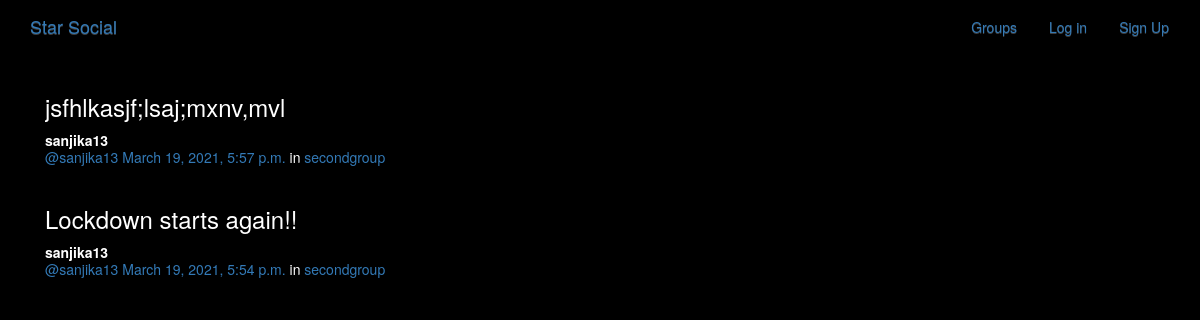
/posts/, run on the app's committed database.
### posts/models.py (models this page shows, shortened)
class Post(models.Model):
    user = models.ForeignKey(User, related_name='posts',on_delete=models.CASCADE)
    created_at = models.DateTimeField(auto_now=True) # Create_at is the creation date
    message = models.TextField()
    message_html = models.TextField(editable=False)
    group = models.ForeignKey(Group,related_name='posts', null=True, blank=True,on_delete=models.CASCADE)
    class Meta:
        ordering = ['-created_at'] # the '-' is to be in descending order. The newer first
        unique_together = ['user','message'] #Every message is uniquely linkd to the user

### groups/models.py (models this page shows, shortened)
class Group(models.Model):
    name = models.CharField(max_length=255,unique=True)
    slug = models.SlugField(allow_unicode=True, unique=True)
    description = models.TextField(blank=True, default='')
    description_html = models.TextField(editable=False, default='', blank=True)
    members = models.ManyToManyField(User, through='GroupMember')
    class Meta:
        ordering = ['name']

### posts/views.py (the view)
class PostList(SelectRelatedMixin,generic.ListView):
    model = models.Post
    select_related = ('user','group')

### posts/templates/posts/post_list.html (shortened to what this page needs)
{% extends "posts/post_base.html" %}
{% block post_content %}
<div class="col-md-8">
  {% for post in post_list %}
    {% include "posts/_post.html" %}
  {% endfor %}
</div>
{% endblock %}

### posts/templates/posts/_post.html (shortened to what this page needs)
<div class="post media">
	<h3>{{ post.message_html|safe }}</h3>
	<div class="media-body">
		<strong>{{ post.user.username }}</strong>
		<h5 class="media-heading">
			<span class="username"><a href="{% url 'posts:for_user' username=post.user.username %}">@{{ post.user.username }}</a></span>
			<time class="time"><a href="{% url 'posts:single' username=post.user.username pk=post.pk %}">{{ post.created_at }}</a></time>
			{% if post.group %}
			<span class="group-name">in <a href="#">{{ post.group.name }}</a></span>
			{% endif %}
		</h5>
	</div>
</div>

### static/simplesocial/css/master.css (style rules this page uses)
body { margin: 0; overflow: hidden; background-color: black; color:white; }

### data on the page
Post: message_html "jsfhlkasjf;lsaj;mxnv,mvl", user.username "sanjika13", created_at "March 19, 2021, 5:57 p.m.", group.name "secondgroup"
Post: message_html "Lockdown starts again!!", user.username "sanjika13", created_at "March 19, 2021, 5:54 p.m.", group.name "secondgroup"
